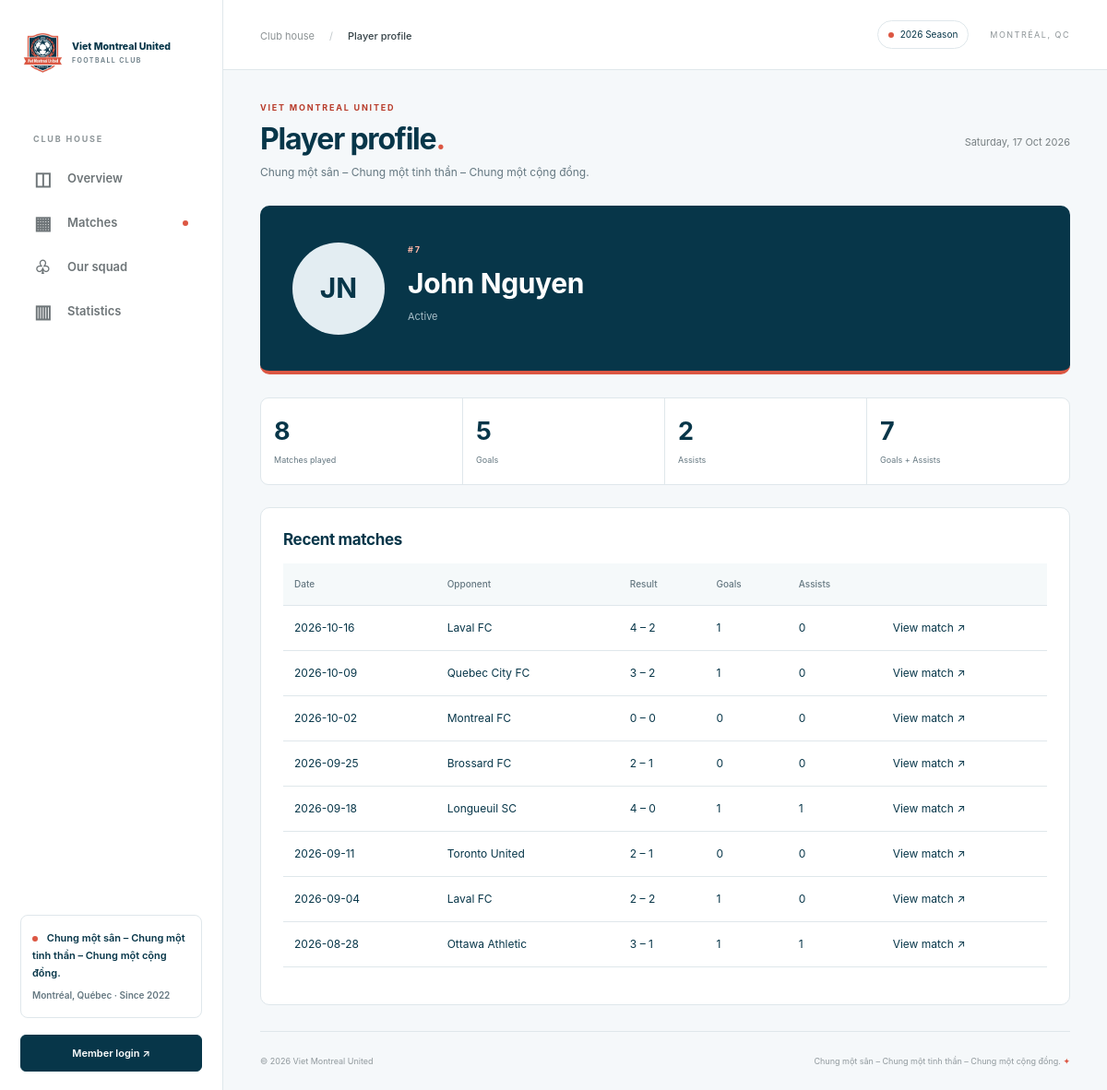
Screenshot of /index.php?page=profile&id=2 with the database file from the repository.
### tables this page shows
CREATE TABLE players (
 id INT UNSIGNED AUTO_INCREMENT PRIMARY KEY,
 full_name VARCHAR(120) NOT NULL,
 jersey_number VARCHAR(20) NOT NULL,
 jersey_key VARCHAR(20) GENERATED ALWAYS AS (LOWER(TRIM(jersey_number))) STORED,
 CONSTRAINT players_jersey_nonempty CHECK (CHAR_LENGTH(TRIM(jersey_number)) > 0),
 UNIQUE KEY players_jersey_unique (jersey_key),
 birth_year SMALLINT UNSIGNED NULL,
 photo_path VARCHAR(190) NULL,
 is_active TINYINT(1) NOT NULL DEFAULT 1,
 created_at TIMESTAMP NOT NULL DEFAULT CURRENT_TIMESTAMP,
 updated_at TIMESTAMP NOT NULL DEFAULT CURRENT_TIMESTAMP ON UPDATE CURRENT_TIMESTAMP
);

CREATE TABLE matches (
 id INT UNSIGNED AUTO_INCREMENT PRIMARY KEY,
 match_date DATE NOT NULL, match_time TIME NOT NULL,
 opponent_name VARCHAR(120) NOT NULL, opponent_logo VARCHAR(190) NULL,
 location VARCHAR(190) NOT NULL,
 home_away ENUM('Home','Away') NOT NULL DEFAULT 'Home',
 our_score SMALLINT UNSIGNED NULL, opponent_score SMALLINT UNSIGNED NULL,
 status ENUM('Upcoming','Completed','Cancelled','Postponed') NOT NULL DEFAULT 'Upcoming',
 created_at TIMESTAMP NOT NULL DEFAULT CURRENT_TIMESTAMP,
 updated_at TIMESTAMP NOT NULL DEFAULT CURRENT_TIMESTAMP ON UPDATE CURRENT_TIMESTAMP,
 INDEX idx_match_schedule(status,match_date,match_time),
 CONSTRAINT completed_score CHECK(status <> 'Completed' OR (our_score IS NOT NULL AND opponent_score IS NOT NULL))
);

### public/index.php (called while the page is built, shortened)
<?php
require __DIR__.'/../app/bootstrap.php';
$page=is_string($_GET['page'] ?? null)?$_GET['page']:'home';
$routes=['home'=>'home','matches'=>'matches','match'=>'match','players'=>'players','profile'=>'profile','statistics'=>'statistics','login'=>'login','account'=>'account','admin'=>'home','admin-players'=>'admin-players','admin-player-edit'=>'admin-player-edit','admin-matches'=>'admin-matches','admin-match-edit'=>'admin-match-edit','admin-attendance'=>'admin-match-data','admin-stats'=>'admin-match-data','admin-users'=>'admin-users','admin-settings'=>'admin-settings'];
try { require __DIR__.'/../app/views/'.$routes[$page].'.php'; $content=ob_get_clean(); }
catch (DomainException $e) { ob_end_clean(); abort_page(404,$e->getMessage()); }
require __DIR__.'/../app/views/layout.php';

### app/auth.php (called while the page is built, shortened)
<?php
function current_user(): ?array {
    if (empty($_SESSION['user_id'])) return null;
    $u = one('SELECT u.*, p.full_name, p.photo_path, p.is_active AS player_active FROM users u LEFT JOIN players p ON p.id=u.player_id WHERE u.id=?', [$_SESSION['user_id']]);
    return $u;
}
function is_admin(): bool { return ($GLOBALS['user']['role'] ?? '') === 'ADMIN'; }

### app/bootstrap.php (called while the page is built, shortened)
<?php
require __DIR__ . '/functions.php';
require __DIR__ . '/auth.php';
$user = current_user();

### app/views/profile.php (the view, shortened to what this page needs)
<?php
$id=(int)($_GET['id'] ?? ($user['player_id'] ?? 0));
$p=null; foreach(rankings() as $row) if((int)$row['id']===$id) $p=$row;
$private=is_admin() || ($user && (int)$user['player_id']===$id);
$recent=query("SELECT m.*,COALESCE(s.goals,0) AS goals,COALESCE(s.assists,0) AS assists FROM matches m JOIN match_availability a ON a.match_id=m.id AND a.player_id=? AND a.status='YES' LEFT JOIN player_match_stats s ON s.match_id=m.id AND s.player_id=a.player_id WHERE m.status='Completed' ORDER BY m.match_date DESC,m.match_time DESC",[$id]);
?>
<section class="profile-banner"><?= avatar($p) ?><div><span class="eyebrow">#<?= e($p['jersey_number']) ?></span><h2><?= e($p['full_name']) ?></h2><p><?= $p['is_active']?'Active':'Inactive' ?></p></div><?php if(is_admin()): ?><a class="btn btn-green" href="<?= url('admin-player-edit',['id'=>$id]) ?>">Edit player ↗</a><?php endif; ?></section>
<div class="metrics profile-metrics"><?php foreach(['played'=>'Matches played','goals'=>'Goals','assists'=>'Assists','contributions'=>'Goals + Assists'] as $key=>$label): ?><div class="metric"><span class="metric-value"><?= e($p[$key]) ?></span><span class="metric-label"><?= $label ?></span></div><?php endforeach; ?></div>
<section class="panel mt-4"><h2>Recent matches</h2><div class="table-responsive"><table class="table"><thead><tr><th>Date</th><th>Opponent</th><th>Result</th><th>Goals</th><th>Assists</th><th></th></tr></thead><tbody><?php foreach($recent as $m): ?><tr><td><?= e($m['match_date']) ?></td><td><?= e($m['opponent_name']) ?></td><td><?= e(score($m)) ?></td><td><?= e($m['goals']) ?></td><td><?= e($m['assists']) ?></td><td><a href="<?= url('match',['id'=>$m['id']]) ?>"><?= $private?'View / enter stats':'View match' ?> ↗</a></td></tr><?php endforeach; ?></tbody></table><?php if(!$recent): ?><p class="empty">Chưa có trận đã tham gia.</p><?php endif; ?></div></section>

### app/functions.php (shortened to what this page needs)
<?php
function e(mixed $value): string { return htmlspecialchars((string)($value ?? ''), ENT_QUOTES | ENT_SUBSTITUTE, 'UTF-8'); }
function query(string $sql, array $args=[]): array { $s=$GLOBALS['pdo']->prepare($sql); $s->execute($args); return $s->fetchAll(); }
function url(string $page='home', array $args=[]): string { return 'index.php?'.http_build_query(['page'=>$page]+$args); }
function rankings(string $sort='goals'): array {
    $sort=in_array($sort,['goals','assists','played','contributions'],true)?$sort:'goals';
    return query("SELECT p.*,COALESCE(s.goals,0) AS goals,COALESCE(s.assists,0) AS assists,COALESCE(s.goals,0)+COALESCE(s.assists,0) AS contributions,COALESCE(a.played,0) AS played FROM players p LEFT JOIN (SELECT s.player_id,SUM(s.goals) AS goals,SUM(s.assists) AS assists FROM player_match_stats s JOIN matches m ON m.id=s.match_id WHERE m.status='Completed' GROUP BY s.player_id) s ON s.player_id=p.id LEFT JOIN (SELECT a.player_id,COUNT(*) AS played FROM match_availability a JOIN matches m ON m.id=a.match_id WHERE m.status='Completed' AND a.status='YES' GROUP BY a.player_id) a ON a.player_id=p.id ORDER BY $sort DESC,p.full_name,p.id");
}
function initials(string $name): string { $a=preg_split('/\s+/u',trim($name)); return mb_strtoupper(mb_substr($a[0],0,1).mb_substr(end($a),0,1)); }
function avatar(array $p): string {
    $photo=$p['photo_path'] ?? null;
    return '<span class="avatar">'.e(initials($p['full_name'])).'</span>';
}
function score(array $m): string { return $m['status']==='Completed' ? ($m['home_away']==='Home'?$m['our_score'].' – '.$m['opponent_score']:$m['opponent_score'].' – '.$m['our_score']) : 'VS'; }

### public/assets/app.css (style rules this page uses)
:root { --ink:#073649;--accent:#b83c2b;--accent-light:#ffd9cf;--muted:#7a8083;--line:#e2e7e9;--bg:#f3f6f7 }
* { box-sizing:border-box }
body { margin:0;background:var(--bg);color:#25343b;font-family:Inter,"Segoe UI",Arial,sans-serif;font-size:14px }
a { color:inherit;text-decoration:none }
.eyebrow { font-size:9px;letter-spacing:1.8px;font-weight:700 }
h2 { font-size:17px;font-weight:650;letter-spacing:-.35px;margin:0 }
.metrics { display:grid;grid-template-columns:repeat(7,1fr);border:1px solid var(--line);border-radius:9px;background:#fff;overflow:hidden }
.metric { position:relative;padding:20px 14px;border-right:1px solid var(--line);display:flex;flex-direction:column;gap:7px }
.metric:last-child { border-right:0 }
.metric-value { font-size:27px;font-weight:650;line-height:1.2;letter-spacing:-1px }
.metric-label { font-size:9px;color:var(--muted) }
.panel { border:1px solid var(--line);border-radius:10px;background:#fff;padding:24px;min-width:0 }
.avatar { width:36px;height:36px;border-radius:50%;display:inline-flex;align-items:center;justify-content:center;background:#dee9ed;color:#5c7783;font-size:11px;font-weight:700;object-fit:cover;flex-shrink:0 }
.table { font-size:12px;margin-top:15px;white-space:nowrap }
.table>:not(caption)>*>* { padding:15px 12px;border-color:var(--line);vertical-align:middle;color:var(--ink) }
.table th { font-size:10px;font-weight:500;background:#f5f9fa;color:var(--muted) }
.profile-banner { padding:35px;background:var(--ink);color:#fff;border-radius:10px;display:flex;gap:25px;align-items:center }
.profile-banner>.avatar { width:100px;height:100px;font-size:30px }
.profile-banner h2 { font-size:30px;margin:10px 0 }
.profile-banner p { font-size:11px;color:#a8bfc9 }
.profile-metrics { grid-template-columns:repeat(4,1fr);margin-top:25px }

### public/assets/club-theme.css (style rules this page uses)
:root { --club-navy: #073649; --club-coral: #dc5743; --club-coral-dark: #b83c2b; --club-coral-pale: #fff1ed; --ink: var(--club-navy); --accent: var(--club-coral-dark); --muted: #647780; --line: #dfe7eb; --bg: #f5f8fa; }
body { color: var(--club-navy); }
.avatar, .leader-row:nth-child(3n) .avatar { background: #e3edf2; color: var(--club-navy); }
.profile-banner, .login-story { background: var(--club-navy); border-bottom: 4px solid var(--club-coral); }
.profile-banner .eyebrow { color: #ffb6a6; }

### rows the page displays
players: full_name "JN", jersey_number "7", full_name "John Nguyen"
matches: match_date "2026-10-16", opponent_name "Laval FC", score($m) "4 – 2", goals "1", assists "0"
matches: match_date "2026-10-09", opponent_name "Quebec City FC", score($m) "3 – 2", goals "1", assists "0"
matches: match_date "2026-10-02", opponent_name "Montreal FC", score($m) "0 – 0", goals "0", assists "0"
matches: match_date "2026-09-25", opponent_name "Brossard FC", score($m) "2 – 1", goals "0", assists "0"
matches: match_date "2026-09-18", opponent_name "Longueuil SC", score($m) "4 – 0", goals "1", assists "1"
matches: match_date "2026-09-11", opponent_name "Toronto United", score($m) "2 – 1", goals "0", assists "0"
matches: match_date "2026-09-04", opponent_name "Laval FC", score($m) "2 – 2", goals "1", assists "0"
matches: match_date "2026-08-28", opponent_name "Ottawa Athletic", score($m) "3 – 1", goals "1", assists "1"

### other values shown
$icon "◫"
$label "Overview"
$icon "▦"
$label "Matches"
$icon "♧"
$label "Our squad"
$icon "▥"
$label "Statistics"
club_slogan() "Chung một sân – Chung một tinh thần – Chung một cộng đồng."
$title "Player profile"
$settings['season_label'] "2026 Season"
$p[$key] "8"
$label "Matches played"
$p[$key] "5"
$label "Goals"
